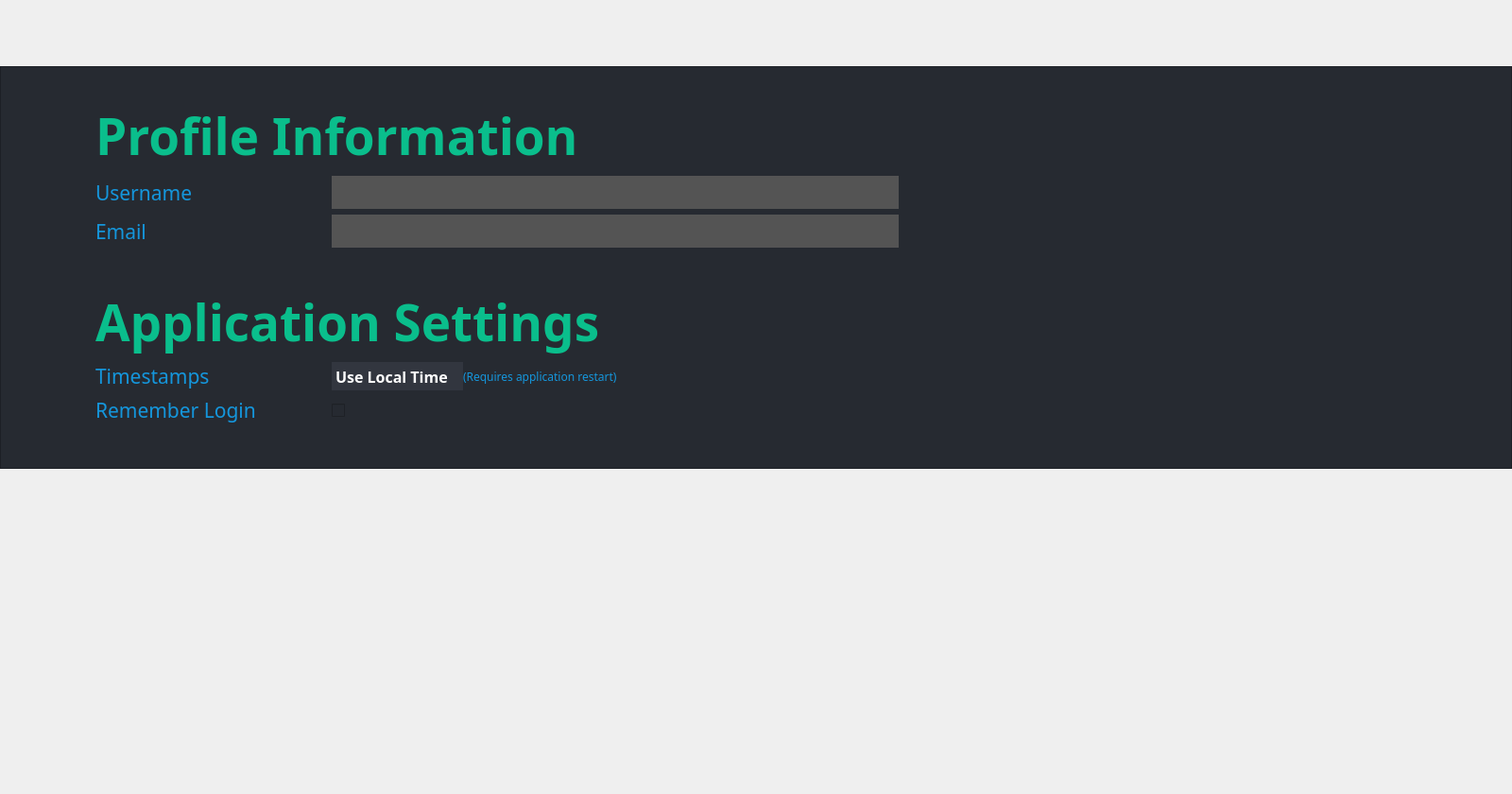
<?xml version="1.0" encoding="UTF-8"?>
<ui version="4.0">
 <class>SettingsPage</class>
 <widget class="QWidget" name="SettingsPage">
  <property name="geometry">
   <rect>
    <x>0</x>
    <y>0</y>
    <width>1600</width>
    <height>840</height>
   </rect>
  </property>
  <property name="windowTitle">
   <string>Form</string>
  </property>
  <layout class="QVBoxLayout" name="verticalLayout">
   <property name="spacing">
    <number>0</number>
   </property>
   <property name="leftMargin">
    <number>0</number>
   </property>
   <property name="topMargin">
    <number>0</number>
   </property>
   <property name="rightMargin">
    <number>0</number>
   </property>
   <property name="bottomMargin">
    <number>0</number>
   </property>
   <item>
    <layout class="QHBoxLayout" name="horizontalLayout_2">
     <property name="spacing">
      <number>0</number>
     </property>
     <property name="topMargin">
      <number>10</number>
     </property>
     <property name="rightMargin">
      <number>117</number>
     </property>
     <property name="bottomMargin">
      <number>10</number>
     </property>
     <item>
      <spacer name="verticalSpacer">
       <property name="orientation">
        <enum>Qt::Vertical</enum>
       </property>
       <property name="sizeType">
        <enum>QSizePolicy::Fixed</enum>
       </property>
       <property name="sizeHint" stdset="0">
        <size>
         <width>20</width>
         <height>50</height>
        </size>
       </property>
      </spacer>
     </item>
     <item>
      <spacer name="horizontalSpacer">
       <property name="orientation">
        <enum>Qt::Horizontal</enum>
       </property>
       <property name="sizeHint" stdset="0">
        <size>
         <width>40</width>
         <height>20</height>
        </size>
       </property>
      </spacer>
     </item>
     <item>
      <widget class="QPushButton" name="exit_button">
       <property name="enabled">
        <bool>true</bool>
       </property>
       <property name="minimumSize">
        <size>
         <width>50</width>
         <height>50</height>
        </size>
       </property>
       <property name="maximumSize">
        <size>
         <width>50</width>
         <height>50</height>
        </size>
       </property>
       <property name="focusPolicy">
        <enum>Qt::NoFocus</enum>
       </property>
       <property name="styleSheet">
        <string notr="true">QPushButton {
/*background-color: rgb(30, 33, 36);*/
color: white; 
font:bold;
padding: 8px 12px 8px 12px;
border: 0px;
background-image: center center;
}

QPushButton:hover {
	background-color: rgba(0, 127, 177, 0.6);
}

QPushButton:checked {
	background-color: rgb(0, 127, 177);
}
</string>
       </property>
       <property name="text">
        <string/>
       </property>
      </widget>
     </item>
    </layout>
   </item>
   <item>
    <widget class="QFrame" name="frame_4">
     <property name="styleSheet">
      <string notr="true">background-color: rgba(38,42,49);</string>
     </property>
     <property name="frameShape">
      <enum>QFrame::StyledPanel</enum>
     </property>
     <property name="frameShadow">
      <enum>QFrame::Raised</enum>
     </property>
     <property name="lineWidth">
      <number>0</number>
     </property>
     <layout class="QFormLayout" name="formLayout">
      <property name="horizontalSpacing">
       <number>50</number>
      </property>
      <property name="leftMargin">
       <number>100</number>
      </property>
      <property name="topMargin">
       <number>0</number>
      </property>
      <property name="rightMargin">
       <number>0</number>
      </property>
      <property name="bottomMargin">
       <number>0</number>
      </property>
      <item row="2" column="0" colspan="2">
       <spacer name="verticalSpacer_30">
        <property name="orientation">
         <enum>Qt::Vertical</enum>
        </property>
        <property name="sizeType">
         <enum>QSizePolicy::Fixed</enum>
        </property>
        <property name="sizeHint" stdset="0">
         <size>
          <width>20</width>
          <height>30</height>
         </size>
        </property>
       </spacer>
      </item>
      <item row="4" column="0" colspan="2">
       <widget class="QLabel" name="label_12">
        <property name="sizePolicy">
         <sizepolicy hsizetype="Expanding" vsizetype="Preferred">
          <horstretch>0</horstretch>
          <verstretch>0</verstretch>
         </sizepolicy>
        </property>
        <property name="maximumSize">
         <size>
          <width>16777215</width>
          <height>84</height>
         </size>
        </property>
        <property name="font">
         <font>
          <family>Trebuchet MS</family>
          <pointsize>40</pointsize>
          <weight>75</weight>
          <italic>false</italic>
          <bold>true</bold>
          <underline>false</underline>
          <strikeout>false</strikeout>
         </font>
        </property>
        <property name="styleSheet">
         <string notr="true">color:rgba(10,190,140);</string>
        </property>
        <property name="text">
         <string>Profile Information</string>
        </property>
        <property name="alignment">
         <set>Qt::AlignLeading|Qt::AlignLeft|Qt::AlignVCenter</set>
        </property>
       </widget>
      </item>
      <item row="6" column="0">
       <widget class="QLabel" name="label_4">
        <property name="minimumSize">
         <size>
          <width>200</width>
          <height>0</height>
         </size>
        </property>
        <property name="maximumSize">
         <size>
          <width>16777215</width>
          <height>16777215</height>
         </size>
        </property>
        <property name="font">
         <font>
          <family>Trebuchet MS</family>
          <pointsize>16</pointsize>
         </font>
        </property>
        <property name="styleSheet">
         <string notr="true">color:rgba(20,150,220);
</string>
        </property>
        <property name="text">
         <string>Username</string>
        </property>
       </widget>
      </item>
      <item row="6" column="1">
       <widget class="QLabel" name="settings_username">
        <property name="sizePolicy">
         <sizepolicy hsizetype="Expanding" vsizetype="Fixed">
          <horstretch>0</horstretch>
          <verstretch>0</verstretch>
         </sizepolicy>
        </property>
        <property name="minimumSize">
         <size>
          <width>300</width>
          <height>35</height>
         </size>
        </property>
        <property name="maximumSize">
         <size>
          <width>600</width>
          <height>35</height>
         </size>
        </property>
        <property name="sizeIncrement">
         <size>
          <width>0</width>
          <height>35</height>
         </size>
        </property>
        <property name="font">
         <font>
          <family>Trebuchet MS</family>
          <pointsize>12</pointsize>
         </font>
        </property>
        <property name="styleSheet">
         <string notr="true">background-color: #545454;
color:white;
border-style:none;</string>
        </property>
        <property name="alignment">
         <set>Qt::AlignLeading|Qt::AlignLeft|Qt::AlignVCenter</set>
        </property>
       </widget>
      </item>
      <item row="8" column="0">
       <widget class="QLabel" name="label_6">
        <property name="minimumSize">
         <size>
          <width>200</width>
          <height>0</height>
         </size>
        </property>
        <property name="maximumSize">
         <size>
          <width>16777215</width>
          <height>16777215</height>
         </size>
        </property>
        <property name="font">
         <font>
          <family>Trebuchet MS</family>
          <pointsize>16</pointsize>
         </font>
        </property>
        <property name="styleSheet">
         <string notr="true">color:rgba(20,150,220);
</string>
        </property>
        <property name="text">
         <string>Email</string>
        </property>
       </widget>
      </item>
      <item row="8" column="1">
       <widget class="QLabel" name="settings_email">
        <property name="sizePolicy">
         <sizepolicy hsizetype="Expanding" vsizetype="Fixed">
          <horstretch>0</horstretch>
          <verstretch>0</verstretch>
         </sizepolicy>
        </property>
        <property name="minimumSize">
         <size>
          <width>300</width>
          <height>35</height>
         </size>
        </property>
        <property name="maximumSize">
         <size>
          <width>600</width>
          <height>35</height>
         </size>
        </property>
        <property name="font">
         <font>
          <family>Trebuchet MS</family>
          <pointsize>12</pointsize>
         </font>
        </property>
        <property name="styleSheet">
         <string notr="true">background-color: #545454;
color:white;
border-style:none;</string>
        </property>
        <property name="text">
         <string/>
        </property>
       </widget>
      </item>
      <item row="10" column="0" colspan="2">
       <spacer name="verticalSpacer_31">
        <property name="orientation">
         <enum>Qt::Vertical</enum>
        </property>
        <property name="sizeType">
         <enum>QSizePolicy::Fixed</enum>
        </property>
        <property name="sizeHint" stdset="0">
         <size>
          <width>20</width>
          <height>30</height>
         </size>
        </property>
       </spacer>
      </item>
      <item row="12" column="0">
       <widget class="QLabel" name="label_7">
        <property name="minimumSize">
         <size>
          <width>200</width>
          <height>0</height>
         </size>
        </property>
        <property name="maximumSize">
         <size>
          <width>16777215</width>
          <height>16777215</height>
         </size>
        </property>
        <property name="font">
         <font>
          <family>Trebuchet MS</family>
          <pointsize>16</pointsize>
         </font>
        </property>
        <property name="styleSheet">
         <string notr="true">color:rgba(20,150,220);
</string>
        </property>
        <property name="text">
         <string>Timestamps</string>
        </property>
       </widget>
      </item>
      <item row="18" column="0" colspan="2">
       <spacer name="verticalSpacer_32">
        <property name="orientation">
         <enum>Qt::Vertical</enum>
        </property>
        <property name="sizeType">
         <enum>QSizePolicy::Fixed</enum>
        </property>
        <property name="sizeHint" stdset="0">
         <size>
          <width>20</width>
          <height>40</height>
         </size>
        </property>
       </spacer>
      </item>
      <item row="11" column="0" colspan="2">
       <widget class="QLabel" name="label_14">
        <property name="sizePolicy">
         <sizepolicy hsizetype="Expanding" vsizetype="Preferred">
          <horstretch>0</horstretch>
          <verstretch>0</verstretch>
         </sizepolicy>
        </property>
        <property name="maximumSize">
         <size>
          <width>16777215</width>
          <height>84</height>
         </size>
        </property>
        <property name="font">
         <font>
          <family>Trebuchet MS</family>
          <pointsize>40</pointsize>
          <weight>75</weight>
          <italic>false</italic>
          <bold>true</bold>
          <underline>false</underline>
          <strikeout>false</strikeout>
         </font>
        </property>
        <property name="styleSheet">
         <string notr="true">color:rgba(10,190,140);</string>
        </property>
        <property name="text">
         <string>Application Settings</string>
        </property>
        <property name="alignment">
         <set>Qt::AlignLeading|Qt::AlignLeft|Qt::AlignVCenter</set>
        </property>
       </widget>
      </item>
      <item row="12" column="1">
       <layout class="QHBoxLayout" name="horizontalLayout">
        <item>
         <widget class="QComboBox" name="settings_timestamps">
          <property name="sizePolicy">
           <sizepolicy hsizetype="Fixed" vsizetype="Expanding">
            <horstretch>0</horstretch>
            <verstretch>0</verstretch>
           </sizepolicy>
          </property>
          <property name="font">
           <font>
            <family>Trebuchet MS</family>
            <pointsize>12</pointsize>
            <weight>75</weight>
            <italic>false</italic>
            <bold>true</bold>
           </font>
          </property>
          <property name="focusPolicy">
           <enum>Qt::TabFocus</enum>
          </property>
          <property name="styleSheet">
           <string notr="true">QComboBox {
background-color: rgb(50, 54, 63);
color: white; 
font:bold;
border: 0px;
padding-top: 1px;
padding-left: 4px;
padding-right: 0px;
}

QComboBox QListView {
	color: white;
}

QComboBox:hover {
	background-color: rgba(0, 127, 177, 0.6);
}

QComboBox::drop-down {
   border: 0px;
}

QComboBox::down-arrow {
	image: url(:/resources/img/down-arrow.png);
}
</string>
          </property>
          <property name="sizeAdjustPolicy">
           <enum>QComboBox::AdjustToContentsOnFirstShow</enum>
          </property>
          <item>
           <property name="text">
            <string>Use Local Time</string>
           </property>
          </item>
          <item>
           <property name="text">
            <string>Use UTC</string>
           </property>
          </item>
         </widget>
        </item>
        <item>
         <widget class="QLabel" name="label_10">
          <property name="minimumSize">
           <size>
            <width>200</width>
            <height>0</height>
           </size>
          </property>
          <property name="maximumSize">
           <size>
            <width>16777215</width>
            <height>16777215</height>
           </size>
          </property>
          <property name="font">
           <font>
            <family>Trebuchet MS</family>
           </font>
          </property>
          <property name="styleSheet">
           <string notr="true">color:rgba(20,150,220);
</string>
          </property>
          <property name="text">
           <string>(Requires application restart)</string>
          </property>
         </widget>
        </item>
       </layout>
      </item>
      <item row="13" column="0">
       <widget class="QLabel" name="label_11">
        <property name="minimumSize">
         <size>
          <width>200</width>
          <height>0</height>
         </size>
        </property>
        <property name="maximumSize">
         <size>
          <width>16777215</width>
          <height>16777215</height>
         </size>
        </property>
        <property name="font">
         <font>
          <family>Trebuchet MS</family>
          <pointsize>16</pointsize>
         </font>
        </property>
        <property name="styleSheet">
         <string notr="true">color:rgba(20,150,220);
</string>
        </property>
        <property name="text">
         <string>Remember Login</string>
        </property>
       </widget>
      </item>
      <item row="13" column="1">
       <widget class="QCheckBox" name="settings_remember_login">
        <property name="sizePolicy">
         <sizepolicy hsizetype="Expanding" vsizetype="Expanding">
          <horstretch>0</horstretch>
          <verstretch>0</verstretch>
         </sizepolicy>
        </property>
        <property name="focusPolicy">
         <enum>Qt::TabFocus</enum>
        </property>
        <property name="text">
         <string/>
        </property>
       </widget>
      </item>
     </layout>
    </widget>
   </item>
   <item>
    <spacer name="verticalSpacer_25">
     <property name="orientation">
      <enum>Qt::Vertical</enum>
     </property>
     <property name="sizeHint" stdset="0">
      <size>
       <width>20</width>
       <height>323</height>
      </size>
     </property>
    </spacer>
   </item>
  </layout>
 </widget>
 <resources/>
 <connections/>
</ui>
